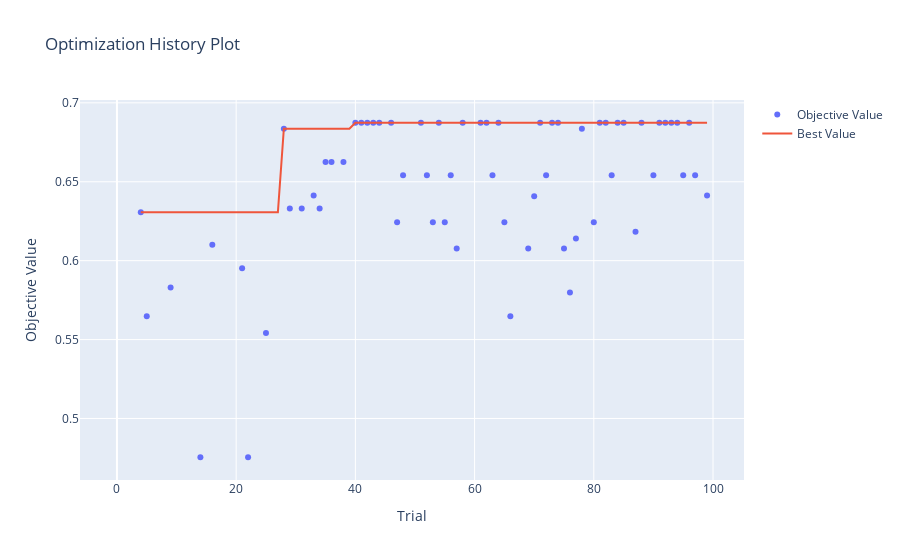

Notebook source saved alongside this figure:
### Code cell
optuna.visualization.plot_optimization_history(study_dbscan)
